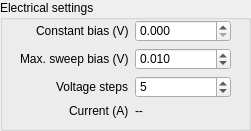
   <widget class="QGroupBox" name="electrical_box">
    <property name="enabled">
     <bool>true</bool>
    </property>
    <property name="geometry">
     <rect>
      <x>310</x>
      <y>310</y>
      <width>251</width>
      <height>131</height>
     </rect>
    </property>
    <property name="styleSheet">
     <string notr="true">QGroupBox#electrical_box{
border: 1px solid gray;
border-radius: 2px;
margin-top: 0.5em;
}

QGroupBox#electrical_box::title{
subcontrol-origin: margin;
left: 10px;
padding: 0 3px 0 3px;
}</string>
    </property>
    <property name="title">
     <string>Electrical settings</string>
    </property>
    <widget class="QWidget" name="formLayoutWidget">
     <property name="geometry">
      <rect>
       <x>20</x>
       <y>20</y>
       <width>211</width>
       <height>105</height>
      </rect>
     </property>
     <layout class="QFormLayout" name="formLayout_bias">
      <property name="labelAlignment">
       <set>Qt::AlignRight|Qt::AlignTrailing|Qt::AlignVCenter</set>
      </property>
      <property name="horizontalSpacing">
       <number>6</number>
      </property>
      <item row="1" column="0">
       <widget class="QLabel" name="max_bias_label">
        <property name="text">
         <string>Max. sweep bias (V)</string>
        </property>
       </widget>
      </item>
      <item row="1" column="1">
       <widget class="QDoubleSpinBox" name="max_bias">
        <property name="sizePolicy">
         <sizepolicy hsizetype="Ignored" vsizetype="Fixed">
          <horstretch>0</horstretch>
          <verstretch>0</verstretch>
         </sizepolicy>
        </property>
        <property name="decimals">
         <number>3</number>
        </property>
        <property name="minimum">
         <double>-60.000000000000000</double>
        </property>
        <property name="maximum">
         <double>50.000000000000000</double>
        </property>
        <property name="singleStep">
         <double>0.010000000000000</double>
        </property>
        <property name="value">
         <double>0.010000000000000</double>
        </property>
       </widget>
      </item>
      <item row="2" column="0">
       <widget class="QLabel" name="voltage_steps_label">
        <property name="text">
         <string>Voltage steps</string>
        </property>
       </widget>
      </item>
      <item row="2" column="1">
       <widget class="QSpinBox" name="voltage_steps">
        <property name="sizePolicy">
         <sizepolicy hsizetype="Ignored" vsizetype="Fixed">
          <horstretch>0</horstretch>
          <verstretch>0</verstretch>
         </sizepolicy>
        </property>
        <property name="minimum">
         <number>1</number>
        </property>
        <property name="maximum">
         <number>100</number>
        </property>
        <property name="value">
         <number>5</number>
        </property>
       </widget>
      </item>
      <item row="0" column="0">
       <widget class="QLabel" name="constant_bias_label">
        <property name="text">
         <string>Constant bias (V)</string>
        </property>
       </widget>
      </item>
      <item row="0" column="1">
       <widget class="QDoubleSpinBox" name="set_bias">
        <property name="sizePolicy">
         <sizepolicy hsizetype="Ignored" vsizetype="Fixed">
          <horstretch>0</horstretch>
          <verstretch>0</verstretch>
         </sizepolicy>
        </property>
        <property name="decimals">
         <number>3</number>
        </property>
        <property name="minimum">
         <double>0.000000000000000</double>
        </property>
        <property name="maximum">
         <double>60.000000000000000</double>
        </property>
        <property name="singleStep">
         <double>0.001000000000000</double>
        </property>
        <property name="value">
         <double>0.000000000000000</double>
        </property>
       </widget>
      </item>
      <item row="3" column="0">
       <widget class="QLabel" name="current_label">
        <property name="text">
         <string>Current (A)</string>
        </property>
       </widget>
      </item>
      <item row="3" column="1">
       <widget class="QLabel" name="current_display">
        <property name="sizePolicy">
         <sizepolicy hsizetype="Ignored" vsizetype="Preferred">
          <horstretch>0</horstretch>
          <verstretch>0</verstretch>
         </sizepolicy>
        </property>
        <property name="text">
         <string>--</string>
        </property>
       </widget>
      </item>
     </layout>
    </widget>
   </widget>
